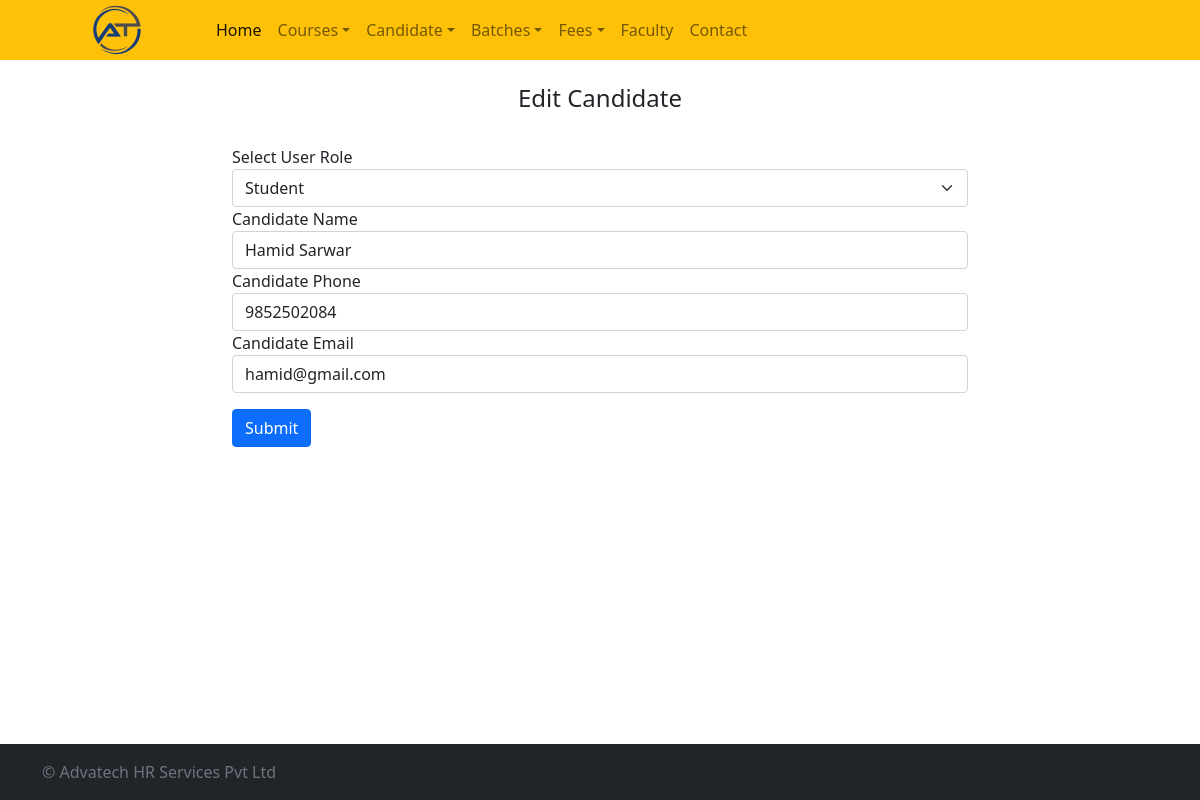
Before: /edit-candidate/6/ with the older database file.
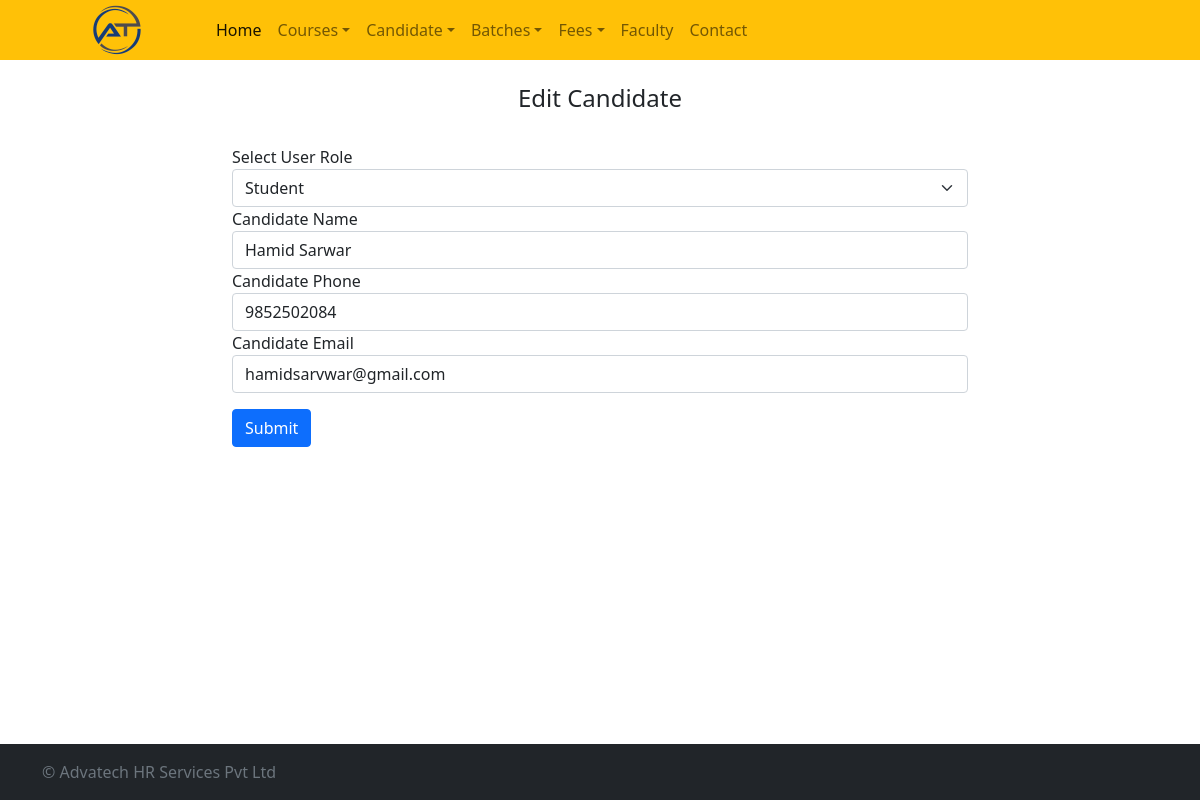
After: the same page with the newer database file.
### crmapp/models.py (models this page shows)
class Users(models.Model):
    user_id = models.AutoField(primary_key=True)
    user_unique = models.CharField(max_length=100)
    user_role = models.ForeignKey(Userroles, on_delete=models.SET_NULL, null=True, blank=True)
    user_name = models.CharField(max_length=255)
    user_phone = models.CharField(max_length=15)
    user_email = models.CharField(max_length=320)
    date_created = models.DateField(default=datetime.today)

### crmapp/views.py (the view, shortened to what this page needs)
# urls.py: path('edit-candidate/<int:user_id>/', views.add_edit_candidate, name='edit_candidate'),
def add_edit_candidate(request,user_id=None):
    if user_id:
        users = get_object_or_404(Users, user_id=user_id)
        userroles = Userroles.objects.all()
        courses   = Course.objects.all()
    else:
        users = None
        userroles = Userroles.objects.all()
        courses   = Course.objects.all()
    return render(request, 'candidate.html', {'user': users, 'courses':courses, 'userroles':userroles})

### templates/candidate.html (shortened to what this page needs)
{% extends 'base.html' %}
{% block content %}
<div class="row">
    <div class="col">
    </div>
    <div class="col-8">
    	<div class="py-4 text-center">
            <h4>{% if user.user_id %}Edit Candidate{% else %}Add New Candidate{% endif %}</h4>
        </div>
        <form method="POST" action="{% if user.user_id %}{% url 'edit_candidate' user_id=user.user_id %}{% else %}{% url 'add_candidate' %}{% endif %}">
		<div class="form-group">
		    <label for="candidaterole">Select User Role</label>
		    <select name="candidaterole" id="candidaterole" class="form-select">
			  {% for userrole in userroles %}
			    <option {% if userrole.role_id == 3 %}selected="selected"{% endif %} value="{{ userrole.role_id }}">{{ userrole.role_type|title }}</option>
			  {% endfor %}
		    </select>
		</div>
		<div class="form-group">
			<label for="candidatename">Candidate Name</label>
			<input type="text" name="candidatename" class="form-control" id="candidatename"  placeholder="Enter the candidate name" value="{{ user.user_name }}">
		</div>
		<div class="form-group">
			<label for="candidatephone">Candidate Phone</label>
			<input type="text" name="candidatephone" class="form-control" id="candidatephone"  placeholder="Enter the candidate phone" value="{{ user.user_phone }}">
		</div>
		<div class="form-group">
			<label for="candidateemail">Candidate Email</label>
			<input type="text" name="candidateemail" class="form-control" id="candidateemail"  placeholder="Enter the candidate email" value="{{ user.user_email }}">
		</div>
		<div class="form-group mt-3">
                <button type="submit" class="btn btn-primary">Submit</button>
        </div>
        </form>
    </div>
    <div class="col">
    </div>
</div>
{% endblock %}

Changed rows visible on the page:
changed Users "Hamid Sarwar": candidateemail "hamid@gmail.com" → "hamidsarvwar@gmail.com"
